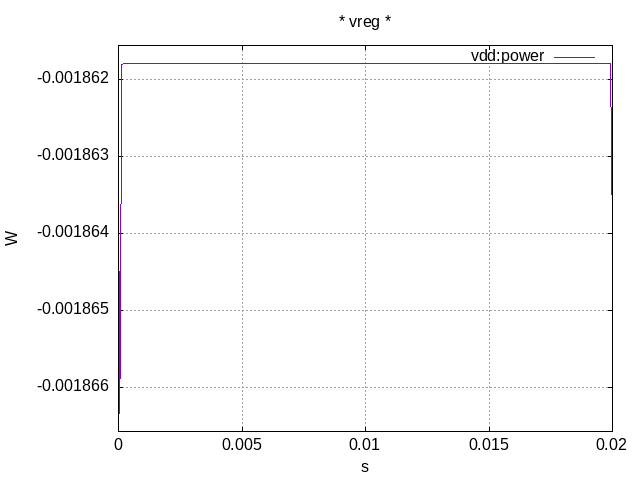

This figure's gnuplot source:
set encoding utf8
set termoption noenhanced
set title "* vreg *"
set xlabel "s"
set ylabel "W"
set grid
unset logscale x 
set xrange [0.000000e+00:2.000000e-02]
unset logscale y 
set yrange [-1.866571e-03:-1.861557e-03]
#set xtics 1
#set x2tics 1
#set ytics 1
#set y2tics 1
set format y "%g"
set format x "%g"
plot 'plots/power-res.data' using 1:2 with lines lw 1 title "vdd:power"
set terminal push
set terminal png noenhanced
set out 'plots/power-res.png'
replot
set term pop
replot
